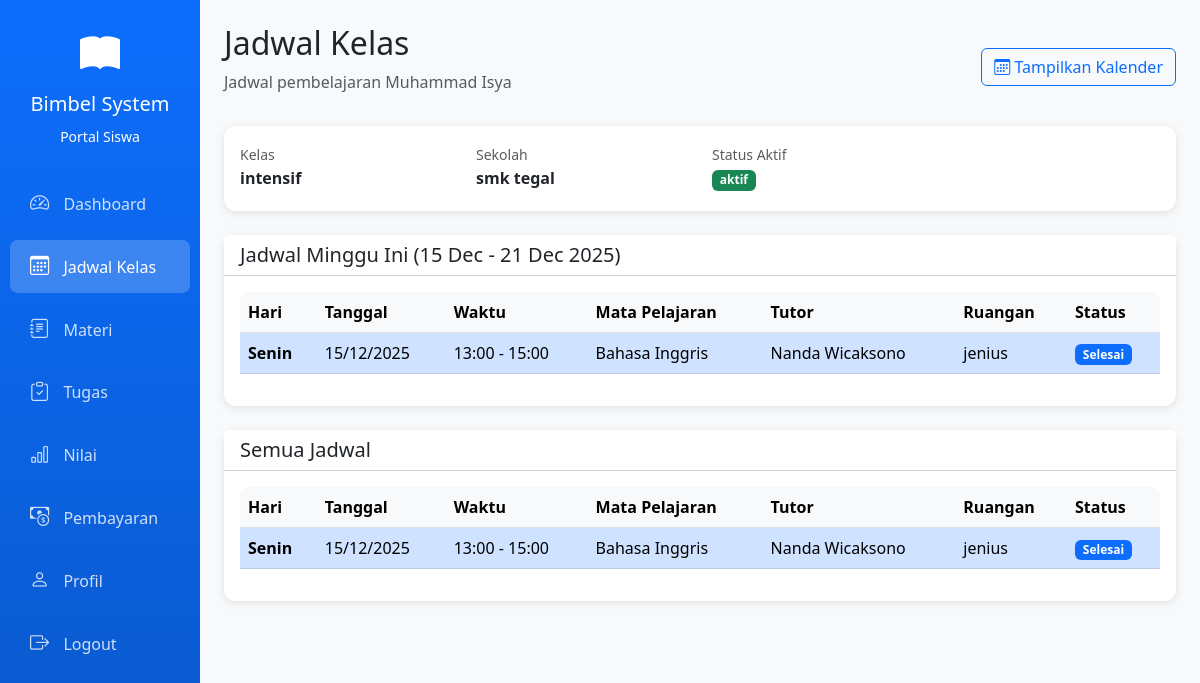
Page /siswa/jadwal.php (signed in) on the committed database.
### tables this page shows
CREATE TABLE `siswa` (
  `id_siswa` int NOT NULL,
  `nama` varchar(100) NOT NULL,
  `jk` enum('Laki-laki','Perempuan') NOT NULL,
  `tmp_lahir` varchar(50) DEFAULT NULL,
  `tgl_lahir` date DEFAULT NULL,
  `alamat` text,
  `email` varchar(100) DEFAULT NULL,
  `telepon` varchar(20) DEFAULT NULL,
  `sekolah` varchar(100) DEFAULT NULL,
  `program` varchar(255) DEFAULT NULL,
  `ortu` varchar(100) DEFAULT NULL,
  `ortu_telp` varchar(20) DEFAULT NULL,
  `pekerjaan` varchar(50) DEFAULT NULL,
  `foto` varchar(255) DEFAULT NULL,
  `kartu` varchar(255) DEFAULT NULL,
  `rapor` varchar(255) DEFAULT NULL,
  `bukti_pembayaran` varchar(255) DEFAULT NULL,
  `status_bayar` enum('belum bayar','sudah bayar') DEFAULT 'belum bayar',
  `nib` varchar(20) DEFAULT NULL,
  `id_kelas` int DEFAULT NULL,
  `tgl_daftar` timestamp NOT NULL DEFAULT CURRENT_TIMESTAMP,
  `status_aktif` enum('aktif','tidak aktif','lulus','berhenti') DEFAULT 'tidak aktif',
  `updated_at` datetime DEFAULT NULL
);

CREATE TABLE `kelas` (
  `id_kelas` int NOT NULL,
  `nama_kelas` varchar(50) NOT NULL,
  `id_mapel` int DEFAULT NULL,
  `id_tutor` int DEFAULT NULL,
  `status` enum('aktif','selesai') DEFAULT 'aktif',
  `created_at` timestamp NULL DEFAULT CURRENT_TIMESTAMP,
  `id_ruangan` int DEFAULT NULL
);

CREATE TABLE `jadwal` (
  `id_jadwal` int NOT NULL,
  `id_kelas` int NOT NULL,
  `id_tutor` int NOT NULL,
  `id_mapel` int NOT NULL,
  `tanggal` date NOT NULL,
  `jam_mulai` time NOT NULL,
  `jam_selesai` time NOT NULL,
  `id_ruangan` int DEFAULT NULL,
  `status` enum('Aktif','Ditunda','Selesai') DEFAULT 'Aktif'
);

CREATE TABLE `mapel` (
  `id_mapel` int NOT NULL,
  `nama_mapel` varchar(50) DEFAULT NULL,
  `kode_mapel` varchar(20) DEFAULT NULL,
  `jenjang` enum('SD','SMP','SMA') DEFAULT NULL,
  `kurikulum` varchar(50) DEFAULT NULL,
  `deskripsi` text,
  `status` enum('Aktif','Nonaktif') DEFAULT 'Aktif',
  `created_at` timestamp NULL DEFAULT CURRENT_TIMESTAMP,
  `updated_at` datetime DEFAULT NULL
);

CREATE TABLE `tutor` (
  `id_tutor` int NOT NULL,
  `nama_tutor` varchar(100) NOT NULL,
  `email` varchar(100) NOT NULL,
  `telepon` varchar(20) DEFAULT NULL,
  `id_mapel` int NOT NULL,
  `pendidikan` varchar(100) NOT NULL,
  `pengalaman` int NOT NULL,
  `alamat` text NOT NULL,
  `status` enum('aktif','nonaktif','cuti') DEFAULT 'aktif',
  `created_at` timestamp NULL DEFAULT CURRENT_TIMESTAMP,
  `foto` varchar(255) DEFAULT NULL
);

CREATE TABLE `ruangan` (
  `id_ruangan` int NOT NULL,
  `nama_ruangan` varchar(50) NOT NULL,
  `keterangan` varchar(100) DEFAULT NULL
);

### siswa/jadwal.php (the view, shortened to what this page needs)
<?php
include "../config.php";
$id_siswa = intval($_SESSION['id_siswa']);
$querySiswa = mysqli_query($conn, "
    SELECT s.*, k.nama_kelas
    FROM siswa s
    LEFT JOIN kelas k ON s.id_kelas = k.id_kelas
    WHERE s.id_siswa = '$id_siswa'
");
$siswa = mysqli_fetch_assoc($querySiswa);
$id_kelas = $siswa['id_kelas'];
$today = date('Y-m-d');
$startOfWeek = date('Y-m-d', strtotime('monday this week', strtotime($today)));
$endOfWeek = date('Y-m-d', strtotime('sunday this week', strtotime($today)));
$qJadwalMingguIni = mysqli_query($conn, "
    SELECT
        j.*,
        m.nama_mapel,
        t.nama_tutor,
        r.nama_ruangan
    FROM jadwal j
    LEFT JOIN mapel m ON j.id_mapel = m.id_mapel
    LEFT JOIN tutor t ON j.id_tutor = t.id_tutor
    LEFT JOIN ruangan r ON j.id_ruangan = r.id_ruangan
    WHERE j.id_kelas = '$id_kelas'
      AND j.tanggal BETWEEN '$startOfWeek' AND '$endOfWeek'
    ORDER BY j.tanggal, j.jam_mulai
");
$qAllJadwal = mysqli_query($conn, "
    SELECT
        j.*,
        m.nama_mapel,
        t.nama_tutor,
        r.nama_ruangan,
        DAYNAME(j.tanggal) as nama_hari
    FROM jadwal j
    LEFT JOIN mapel m ON j.id_mapel = m.id_mapel
    LEFT JOIN tutor t ON j.id_tutor = t.id_tutor
    LEFT JOIN ruangan r ON j.id_ruangan = r.id_ruangan
    WHERE j.id_kelas = '$id_kelas'
    ORDER BY j.tanggal, j.jam_mulai
");
function nama_hari_indonesia($hari_inggris)
{
    $hari = [
        'Monday' => 'Senin',
        'Tuesday' => 'Selasa',
        'Wednesday' => 'Rabu',
        'Thursday' => 'Kamis',
        'Friday' => 'Jumat',
        'Saturday' => 'Sabtu',
        'Sunday' => 'Minggu'
    ];
    return $hari[$hari_inggris] ?? $hari_inggris;
}
function get_badge_status($status)
{
    $badge = [
        "aktif" => "success",
        "selesai" => "primary",
        "batal" => "danger",
        "libur" => "warning"
    ];
    return $badge[strtolower($status)] ?? "secondary";
}
function h($s)
{
    return htmlspecialchars($s, ENT_QUOTES, 'UTF-8');
}
?>
<!DOCTYPE html>
<html lang="id">
<head>
    <link href="https://cdn.jsdelivr.net/npm/bootstrap@5.3.0/dist/css/bootstrap.min.css" rel="stylesheet">
    <link rel="stylesheet" href="https://cdn.jsdelivr.net/npm/bootstrap-icons@1.10.0/font/bootstrap-icons.css">
    <link rel="stylesheet" href="../assets/css/style.css">
</head>
<body>
    <div class="container-fluid">
        <div class="row">
            <div class="col-md-2 sidebar p-0">
                <div class="text-center text-white py-4">
                    <i class="bi bi-book-fill" style="font-size: 2.5rem;"></i>
                    <h5 class="mt-2">Bimbel System</h5>
                    <small>Portal Siswa</small>
                </div>
                <nav class="nav flex-column">
                    <a class="nav-link" href="dashboard.php"><i class="bi bi-speedometer2"></i> Dashboard</a>
                    <a class="nav-link active" href="jadwal.php"><i class="bi bi-calendar3"></i> Jadwal Kelas</a>
                    <a class="nav-link" href="materi.php"><i class="bi bi-journal-text"></i> Materi</a>
                    <a class="nav-link" href="tugas.php"><i class="bi bi-clipboard-check"></i> Tugas</a>
                    <a class="nav-link" href="nilai.php"><i class="bi bi-bar-chart"></i> Nilai</a>
                    <a class="nav-link" href="pembayaran.php"><i class="bi bi-cash-coin"></i> Pembayaran</a>
                    <a class="nav-link" href="profil.php"><i class="bi bi-person"></i> Profil</a>
                    <a class="nav-link" href="../logout.php"><i class="bi bi-box-arrow-right"></i> Logout</a>
                </nav>
            </div>
            <div class="col-md-10 content-wrapper p-4">
                <div class="page-header d-flex justify-content-between align-items-center mb-3">
                    <div>
                        <h2>Jadwal Kelas</h2>
                        <p class="text-muted">Jadwal pembelajaran <?= h($siswa['nama'] ?? 'Siswa') ?></p>
                    </div>
                    <div>
                        <button class="btn btn-outline-primary" id="toggleKalBtn" onclick="toggleKalender()">
                            <i class="bi bi-calendar3"></i> Tampilkan Kalender
                        </button>
                    </div>
                </div>
                <div class="row mb-4">
                    <div class="col-md-12">
                        <div class="card">
                            <div class="card-body">
                                <div class="row">
                                    <div class="col-md-9">
                                        <div class="row">
                                            <div class="col-md-4">
                                                <small class="text-muted">Kelas</small>
                                                <p class="mb-1"><strong><?= h($siswa['nama_kelas'] ?? 'Belum ada kelas') ?></strong></p>
                                            </div>
                                            <div class="col-md-4">
                                                <small class="text-muted">Sekolah</small>
                                                <p class="mb-1"><strong><?= h($siswa['sekolah'] ?? 'Tidak ditentukan') ?></strong></p>
                                            </div>
                                            <div class="col-md-4">
                                                <small class="text-muted">Status Aktif</small>
                                                <p class="mb-1">
                                                    <span class="badge <?= ($siswa['status_aktif'] == 'aktif') ? 'bg-success' : 'bg-danger' ?>">
                                                        <?= h($siswa['status_aktif'] ?? 'tidak aktif') ?>
                                                    </span>
                                                </p>
                                            </div>
                                        </div>
                                    </div>
                                </div>
                            </div>
                        </div>
                    </div>
                </div>
                <div class="card mb-4">
                    <div class="card-header bg-white">
                        <h5 class="mb-0">Jadwal Minggu Ini (<?= date('d M', strtotime($startOfWeek)) ?> - <?= date('d M Y', strtotime($endOfWeek)) ?>)</h5>
                    </div>
                    <div class="card-body">
                        <?php if (mysqli_num_rows($qJadwalMingguIni) > 0): ?>
                            <div class="table-responsive">
                                <table class="table table-hover">
                                    <thead class="table-light">
                                        <tr>
                                            <th>Hari</th>
                                            <th>Tanggal</th>
                                            <th>Waktu</th>
                                            <th>Mata Pelajaran</th>
                                            <th>Tutor</th>
                                            <th>Ruangan</th>
                                            <th>Status</th>
                                        </tr>
                                    </thead>
                                    <tbody>
                                        <?php while ($row = mysqli_fetch_assoc($qJadwalMingguIni)): ?>
                                            <?php
                                            $hari = nama_hari_indonesia(date('l', strtotime($row['tanggal'])));
                                            $isToday = ($row['tanggal'] == date('Y-m-d')) ? 'table-primary' : '';
                                            ?>
                                            <tr class="<?= $isToday ?>">
                                                <td class="hari-hari"><?= $hari ?></td>
                                                <td><?= date('d/m/Y', strtotime($row['tanggal'])) ?></td>
                                                <td><?= substr($row['jam_mulai'], 0, 5) ?> - <?= substr($row['jam_selesai'], 0, 5) ?></td>
                                                <td><?= h($row['nama_mapel'] ?? 'Tidak ditentukan') ?></td>
                                                <td><?= h($row['nama_tutor'] ?? 'Tidak ditentukan') ?></td>
                                                <td><?= h($row['nama_ruangan'] ?? 'Tidak ditentukan') ?></td>
                                                <td>
                                                    <span class="badge bg-<?= get_badge_status($row['status']) ?>">
                                                        <?= h($row['status'] ?? 'tidak diketahui') ?>
                                                    </span>
                                                </td>
                                            </tr>
                                        <?php endwhile; ?>
                                    </tbody>
                                </table>
                            </div>
                        <?php else: ?>
                            <div class="alert alert-info">
                                <i class="bi bi-info-circle"></i> Tidak ada jadwal untuk minggu ini.
                            </div>
                        <?php endif; ?>
                    </div>
                </div>
                <div class="card">
                    <div class="card-header bg-white">
                        <h5 class="mb-0">Semua Jadwal</h5>
                    </div>
                    <div class="card-body">
                        <?php if (mysqli_num_rows($qAllJadwal) > 0): ?>
                            <div class="table-responsive">
                                <table class="table table-hover">
                                    <thead class="table-light">
                                        <tr>
                                            <th>Hari</th>
                                            <th>Tanggal</th>
                                            <th>Waktu</th>
                                            <th>Mata Pelajaran</th>
                                            <th>Tutor</th>
                                            <th>Ruangan</th>
                                            <th>Status</th>
                                        </tr>
                                    </thead>
                                    <tbody>
                                        <?php while ($row = mysqli_fetch_assoc($qAllJadwal)): ?>
                                            <?php
                                            $hari = nama_hari_indonesia($row['nama_hari']);
                                            $isToday = ($row['tanggal'] == date('Y-m-d')) ? 'table-primary' : '';
                                            ?>
                                            <tr class="<?= $isToday ?>">
                                                <td class="hari-hari"><?= $hari ?></td>
                                                <td><?= date('d/m/Y', strtotime($row['tanggal'])) ?></td>
                                                <td><?= substr($row['jam_mulai'], 0, 5) ?> - <?= substr($row['jam_selesai'], 0, 5) ?></td>
                                                <td><?= h($row['nama_mapel'] ?? 'Tidak ditentukan') ?></td>
                                                <td><?= h($row['nama_tutor'] ?? 'Tidak ditentukan') ?></td>
                                                <td><?= h($row['nama_ruangan'] ?? 'Tidak ditentukan') ?></td>
                                                <td>
                                                    <span class="badge bg-<?= get_badge_status($row['status']) ?>">
                                                        <?= h($row['status'] ?? 'tidak diketahui') ?>
                                                    </span>
                                                </td>
                                            </tr>
                                        <?php endwhile; ?>
                                    </tbody>
                                </table>
                            </div>
                        <?php else: ?>
                            <div class="alert alert-info">
                                <i class="bi bi-info-circle"></i> Tidak ada jadwal yang tersedia.
                            </div>
                        <?php endif; ?>
                    </div>
                </div>
            </div>
        </div>
    </div>
</body>
</html>

### assets/css/style.css (style rules this page uses)
body { font-family: 'Segoe UI', Tahoma, Geneva, Verdana, sans-serif; }
.sidebar { min-height: 100vh; background: linear-gradient(180deg, #0d6efd 0%, #0a58ca 100%); }
.sidebar .nav-link { color: rgba(255, 255, 255, 0.8); padding: 12px 20px; margin: 5px 10px; border-radius: 8px; transition: all 0.3s; }
.sidebar .nav-link:hover, .sidebar .nav-link.active { background-color: rgba(255, 255, 255, 0.2); color: white; }
.sidebar .nav-link i { margin-right: 10px; font-size: 1.2rem; }
.card { border: none; border-radius: 12px; box-shadow: 0 2px 8px rgba(0, 0, 0, 0.1); transition: transform 0.3s; }
.table-responsive { border-radius: 8px; }
.content-wrapper { padding: 30px; background-color: #f8f9fa; min-height: 100vh; }
.page-header { margin-bottom: 30px; }

### siswa/jadwal.php (style rules this page uses)
.hari-hari { font-weight: bold; }

### rows in the picture
siswa: nama "Muhammad Isya", id_kelas.nama_kelas "intensif", sekolah "smk tegal", status_aktif "aktif"
jadwal: tanggal "Senin", tanggal "15/12/2025", jam_mulai "13:00", jam_selesai "15:00", id_mapel.nama_mapel "Bahasa Inggris", id_tutor.nama_tutor "Nanda Wicaksono", id_ruangan.nama_ruangan "jenius", status "Selesai", hari "Senin"

### other values in the picture
date('d M', strtotime($startOfWeek)) "15 Dec"
date('d M Y', strtotime($endOfWeek)) "21 Dec 2025"
